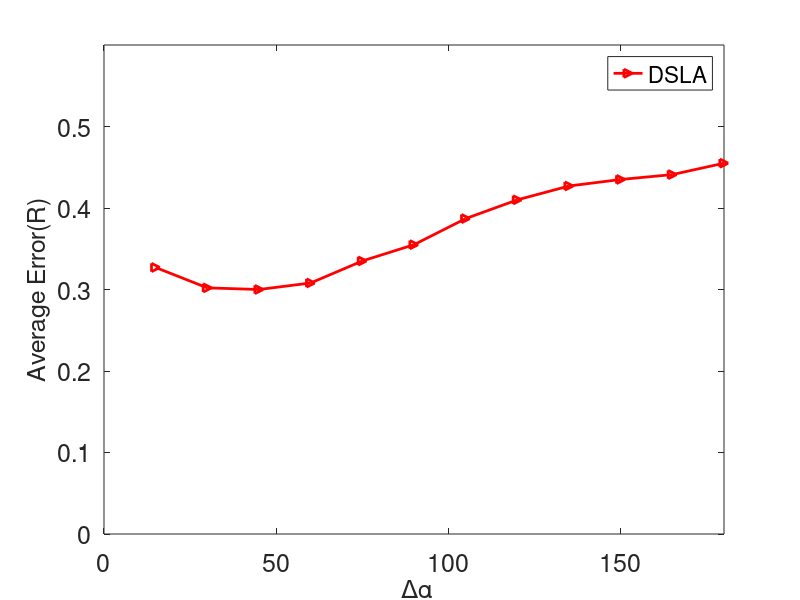

The MATLAB source for this figure:

%Disco 2353 2386 2210 2314 2263 2299 2192 2070 2023 
%Acc    2360 2341 2340 2288 2262 2180 2132 2102 2052 
%Group 1844 2517 1733 1757 1546 1584 1580 1528 1475 
%GBFA  2123 1935 1640 1519  1380 1566 1404 1345 1363 

% fig 6
% DISCO=[
%     
%      0.40 0.395 0.37 0.352 0.336 0.305 0.282 0.273 0.270 0.276 0.292 0.316 0.333 0.358 0.381 0.399 0.417 0.426 0.438 
%   ];

% fig 7
DISCO=[
    
     0.327 0.302 0.300 0.308 0.335 0.355 0.387 0.410 0.427 0.435 0.441 0.455
  ];

hold on
Acc=[
    
      0.317 0.202 0.301 0.328 0.331 0.255 0.287 0.410 0.527 0.435 0.441 0.455
  ];

Group=[
    
    2100 1900 1733 1757 1546 1584 1580 1528
  ];


GBFA=[
    
   2053 1805 1700 1519  1420 1410 1360 1300
  ];






%time_axes=[1:250:max*250];
time_axes=15:15:180;

%plot(time_axes,AS_Find_Nb_Cnt,'k','LineWidth',10,time_axes,SS_Find_Nb_Cnt,'g',time_axes,U_Find_Nb_Cnt,'r',time_axes,Disco_Find_Nb_Cnt,'b');
%plot(time_axes,AS_Find_Nb_Cnt,'k-','LineWidth',1);
%hold;
%plot(time_axes,SS_Find_Nb_Cnt,'k:','LineWidth',1);
%plot(time_axes,U_Find_Nb_Cnt,'k-','LineWidth',2);
%plot(time_axes,Disco_Find_Nb_Cnt,'k:','LineWidth',2);
set(gca,'FontSize',18);
hold on;
plot(time_axes,DISCO,'r>-','LineWidth',2);
%plot(time_axes,Acc,'ms-','LineWidth',3);
%plot(time_axes,Striped,'k-','LineWidth',3);

%plot(time_axes,Group,'g<-','LineWidth',2);
%plot(time_axes,GBFA,'b*-','LineWidth',2);
%plot(time_axes,FS_4,'b:','LineWidth',2);


%plot(time_axes,FS_8,'k:','LineWidth',1);
ylim([0 0.6]);
xlim([0 180]);
set(gca,'Box','on');
%grid on;

%text(1525,0.5, 's','FontSize',8,'HorizontalAlignment','Left','Underline');
%text(800,0.45,'Striped Searchlight: ---------','FontSize',8,'HorizontalAlignment','Left')

legend_hand=legend('DSLA');
%legend_hand=legend('DSAS1','DSAS2','DSAS3',3);
%set(legend_hand,'Fontname', 'Times New Roman', 'Fontsize', 18)
%LEGEND BOXOFF


xlabel(' \Delta\alpha','FontSize',18);
%ylabel('Average Discovery Latency','FontSize',15);
ylabel('Average Error(R)','FontSize',18);



